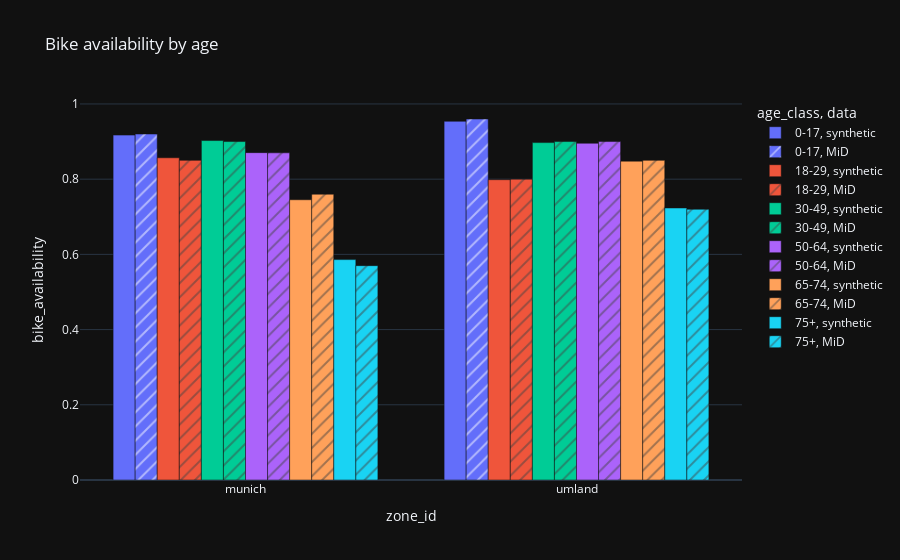

Here is the notebook cell this chart was saved with:
### Code cell
df = home_zones(df_persons[["household_id", "age", "bike_availability"]], ["munich", "umland"])
df["bike_availability"] = df["bike_availability"] == "all"

age_classes = [
    { "age_class": "0-17", "range": (0, 17) },
    { "age_class": "18-29", "range": (18, 29) },
    { "age_class": "30-49", "range": (30, 49) },
    { "age_class": "50-64", "range": (50, 64) },
    { "age_class": "65-74", "range": (65, 74) },
    { "age_class": "75+", "range": (75, np.inf) },
]

for age_class in age_classes:
    df.loc[df["age"].between(*age_class["range"]), "age_class"] = age_class["age_class"]

df = df.groupby(["zone_id", "age_class"])["bike_availability"].mean().reset_index().assign(data = "synthetic")

df = pd.concat([df, pd.DataFrame.from_records([
    { "zone_id": "munich", "age_class": "0-17", "bike_availability": 0.92, "data": "MiD" },
    { "zone_id": "munich", "age_class": "18-29", "bike_availability": 0.85, "data": "MiD" },
    { "zone_id": "munich", "age_class": "30-49", "bike_availability": 0.90, "data": "MiD" },
    { "zone_id": "munich", "age_class": "50-64", "bike_availability": 0.87, "data": "MiD" },
    { "zone_id": "munich", "age_class": "65-74", "bike_availability": 0.76, "data": "MiD" },
    { "zone_id": "munich", "age_class": "75+", "bike_availability": 0.57, "data": "MiD" },
    { "zone_id": "umland", "age_class": "0-17", "bike_availability": 0.96, "data": "MiD" },
    { "zone_id": "umland", "age_class": "18-29", "bike_availability": 0.80, "data": "MiD" },
    { "zone_id": "umland", "age_class": "30-49", "bike_availability": 0.90, "data": "MiD" },
    { "zone_id": "umland", "age_class": "50-64", "bike_availability": 0.90, "data": "MiD" },
    { "zone_id": "umland", "age_class": "65-74", "bike_availability": 0.85, "data": "MiD" },
    { "zone_id": "umland", "age_class": "75+", "bike_availability": 0.72, "data": "MiD" },
])])

px.bar(
    df, x = "zone_id", y = "bike_availability", pattern_shape = "data", barmode = "group",
    title = "Bike availability by age", color = "age_class"
)

### Figure 1 — Plotly figure (JSON) as saved in the notebook; plotly's stock layout.template omitted (floating-point values rounded to 4 significant figures)
{"data": [{"alignmentgroup": "True", "hovertemplate": "age_class=0-17<br>data=synthetic<br>zone_id=%{x}<br>bike_availability=%{y}<extra></extra>", "legendgroup": "0-17, synthetic", "marker": {"color": "#636efa", "pattern": {"shape": ""}}, "name": "0-17, synthetic", "offsetgroup": "0-17, synthetic", "orientation": "v", "showlegend": true, "textposition": "auto", "type": "bar", "x": ["munich", "umland"], "xaxis": "x", "y": [0.9171, 0.9539], "yaxis": "y"}, {"alignmentgroup": "True", "hovertemplate": "age_class=0-17<br>data=MiD<br>zone_id=%{x}<br>bike_availability=%{y}<extra></extra>", "legendgroup": "0-17, MiD", "marker": {"color": "#636efa", "pattern": {"shape": "/"}}, "name": "0-17, MiD", "offsetgroup": "0-17, MiD", "orientation": "v", "showlegend": true, "textposition": "auto", "type": "bar", "x": ["munich", "umland"], "xaxis": "x", "y": [0.92, 0.96], "yaxis": "y"}, {"alignmentgroup": "True", "hovertemplate": "age_class=18-29<br>data=synthetic<br>zone_id=%{x}<br>bike_availability=%{y}<extra></extra>", "legendgroup": "18-29, synthetic", "marker": {"color": "#EF553B", "pattern": {"shape": ""}}, "name": "18-29, synthetic", "offsetgroup": "18-29, synthetic", "orientation": "v", "showlegend": true, "textposition": "auto", "type": "bar", "x": ["munich", "umland"], "xaxis": "x", "y": [0.8568, 0.7986], "yaxis": "y"}, {"alignmentgroup": "True", "hovertemplate": "age_class=18-29<br>data=MiD<br>zone_id=%{x}<br>bike_availability=%{y}<extra></extra>", "legendgroup": "18-29, MiD", "marker": {"color": "#EF553B", "pattern": {"shape": "/"}}, "name": "18-29, MiD", "offsetgroup": "18-29, MiD", "orientation": "v", "showlegend": true, "textposition": "auto", "type": "bar", "x": ["munich", "umland"], "xaxis": "x", "y": [0.85, 0.8], "yaxis": "y"}, {"alignmentgroup": "True", "hovertemplate": "age_class=30-49<br>data=synthetic<br>zone_id=%{x}<br>bike_availability=%{y}<extra></extra>", "legendgroup": "30-49, synthetic", "marker": {"color": "#00cc96", "pattern": {"shape": ""}}, "name": "30-49, synthetic", "offsetgroup": "30-49, synthetic", "orientation": "v", "showlegend": true, "textposition": "auto", "type": "bar", "x": ["munich", "umland"], "xaxis": "x", "y": [0.9027, 0.8972], "yaxis": "y"}, {"alignmentgroup": "True", "hovertemplate": "age_class=30-49<br>data=MiD<br>zone_id=%{x}<br>bike_availability=%{y}<extra></extra>", "legendgroup": "30-49, MiD", "marker": {"color": "#00cc96", "pattern": {"shape": "/"}}, "name": "30-49, MiD", "offsetgroup": "30-49, MiD", "orientation": "v", "showlegend": true, "textposition": "auto", "type": "bar", "x": ["munich", "umland"], "xaxis": "x", "y": [0.9, 0.9], "yaxis": "y"}, {"alignmentgroup": "True", "hovertemplate": "age_class=50-64<br>data=synthetic<br>zone_id=%{x}<br>bike_availability=%{y}<extra></extra>", "legendgroup": "50-64, synthetic", "marker": {"color": "#ab63fa", "pattern": {"shape": ""}}, "name": "50-64, synthetic", "offsetgroup": "50-64, synthetic", "orientation": "v", "showlegend": true, "textposition": "auto", "type": "bar", "x": ["munich", "umland"], "xaxis": "x", "y": [0.8705, 0.8955], "yaxis": "y"}, {"alignmentgroup": "True", "hovertemplate": "age_class=50-64<br>data=MiD<br>zone_id=%{x}<br>bike_availability=%{y}<extra></extra>", "legendgroup": "50-64, MiD", "marker": {"color": "#ab63fa", "pattern": {"shape": "/"}}, "name": "50-64, MiD", "offsetgroup": "50-64, MiD", "orientation": "v", "showlegend": true, "textposition": "auto", "type": "bar", "x": ["munich", "umland"], "xaxis": "x", "y": [0.87, 0.9], "yaxis": "y"}, {"alignmentgroup": "True", "hovertemplate": "age_class=65-74<br>data=synthetic<br>zone_id=%{x}<br>bike_availability=%{y}<extra></extra>", "legendgroup": "65-74, synthetic", "marker": {"color": "#FFA15A", "pattern": {"shape": ""}}, "name": "65-74, synthetic", "offsetgroup": "65-74, synthetic", "orientation": "v", "showlegend": true, "textposition": "auto", "type": "bar", "x": ["munich", "umland"], "xaxis": "x", "y": [0.7453, 0.8479], "yaxis": "y"}, {"alignmentgroup": "True", "hovertemplate": "age_class=65-74<br>data=MiD<br>zone_id=%{x}<br>bike_availability=%{y}<extra></extra>", "legendgroup": "65-74, MiD", "marker": {"color": "#FFA15A", "pattern": {"shape": "/"}}, "name": "65-74, MiD", "offsetgroup": "65-74, MiD", "orientation": "v", "showlegend": true, "textposition": "auto", "type": "bar", "x": ["munich", "umland"], "xaxis": "x", "y": [0.76, 0.85], "yaxis": "y"}, {"alignmentgroup": "True", "hovertemplate": "age_class=75+<br>data=synthetic<br>zone_id=%{x}<br>bike_availability=%{y}<extra></extra>", "legendgroup": "75+, synthetic", "marker": {"color": "#19d3f3", "pattern": {"shape": ""}}, "name": "75+, synthetic", "offsetgroup": "75+, synthetic", "orientation": "v", "showlegend": true, "textposition": "auto", "type": "bar", "x": ["munich", "umland"], "xaxis": "x", "y": [0.5861, 0.7234], "yaxis": "y"}, {"alignmentgroup": "True", "hovertemplate": "age_class=75+<br>data=MiD<br>zone_id=%{x}<br>bike_availability=%{y}<extra></extra>", "legendgroup": "75+, MiD", "marker": {"color": "#19d3f3", "pattern": {"shape": "/"}}, "name": "75+, MiD", "offsetgroup": "75+, MiD", "orientation": "v", "showlegend": true, "textposition": "auto", "type": "bar", "x": ["munich", "umland"], "xaxis": "x", "y": [0.57, 0.72], "yaxis": "y"}], "layout": {"barmode": "group", "legend": {"title": {"text": "age_class, data"}, "tracegroupgap": 0}, "title": {"text": "Bike availability by age"}, "xaxis": {"anchor": "y", "domain": [0, 1], "title": {"text": "zone_id"}}, "yaxis": {"anchor": "x", "domain": [0, 1], "title": {"text": "bike_availability"}}}}
